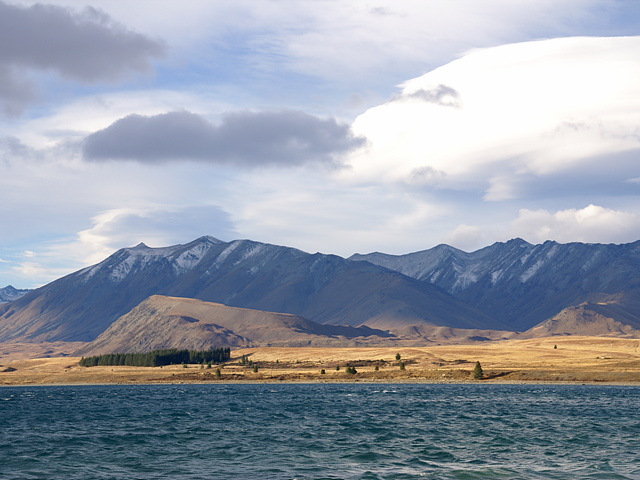
#> input picture 7.21/res/tekapo.bmp, 640 x 480 px, found by its file name
$ python Affine_scale.py
#> lines starting #> are read from the running program, lines starting #| are printed output that depends on the picture
import cv2
import numpy as np

def affine_scale():
    src = cv2.imread('7.21/res/tekapo.bmp')
#> src is the input picture: shape (480, 640, 3); mean B, G, R 169.8, 157.4, 149.7
    if src is None:
        print('Image load failed')
        return

    dst1 = cv2.resize(src, (0, 0), fx = 4, fy = 4, interpolation = cv2.INTER_NEAREST)
    dst2 = cv2.resize(src, (1920, 1280))
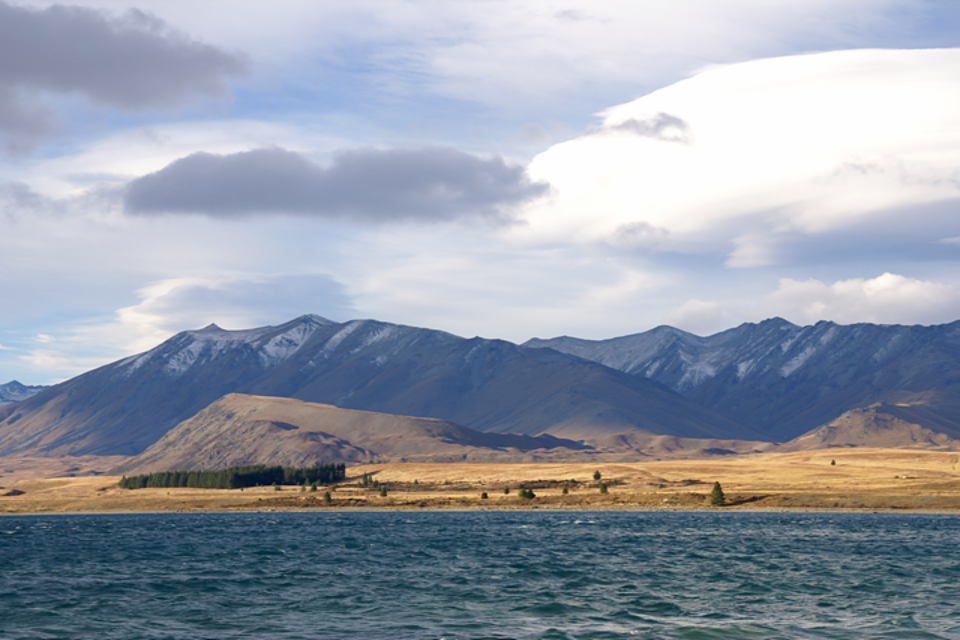
#> dst2: shape (1280, 1920, 3) (shown at 1/2 size); mean B, G, R 169.8, 157.3, 149.6
    dst3 = cv2.resize(src, (1920, 1280,), interpolation = cv2.INTER_CUBIC)
    dst4 = cv2.resize(src, (1920, 1280), interpolation = cv2.INTER_LANCZOS4)

    cv2.imshow('src', src)
    cv2.imshow('dst1', dst1[400:800, 500:900])
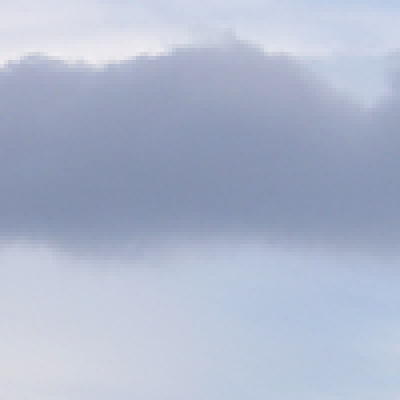
#> window 'dst1': shape (400, 400, 3); mean B, G, R 205.6, 184.3, 175
    cv2.imshow('dst2', dst2[400:800, 500:900])
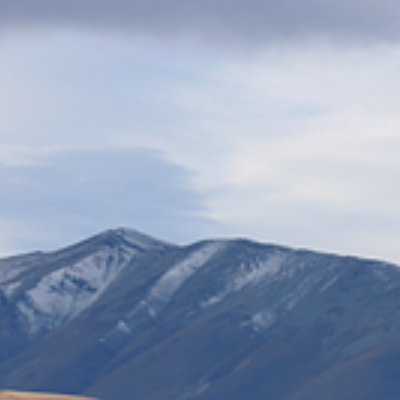
#> window 'dst2': shape (400, 400, 3); mean B, G, R 184.6, 159.7, 145
    cv2.imshow('dst3', dst3[400:800, 500:900])
    cv2.imshow('dst4', dst4[400:800, 500:900])
    cv2.waitKey()
    cv2.destroyAllWindows()

if __name__ == "__main__":
    affine_scale()

$ run again, with 7.21/res/card.bmp copied over 7.21/res/tekapo.bmp
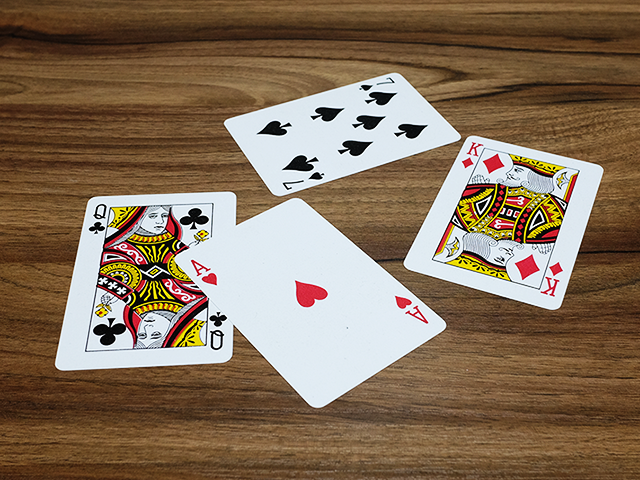
#> input picture 7.21/res/card.bmp, 640 x 480 px, found by its file name
#> in affine_scale, src is the input picture: shape (480, 640, 3); mean B, G, R 90.2, 112.3, 133.7
#> in affine_scale, `cv2.imshow('dst1', dst1[400:800, 500:900])`:
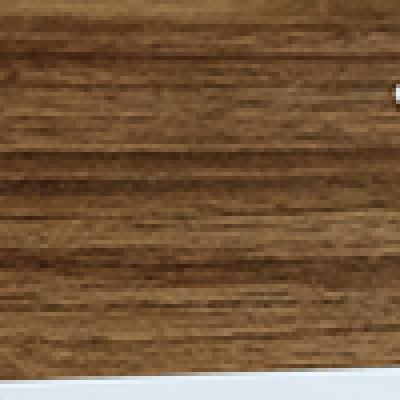
#> window 'dst1': shape (400, 400, 3); mean B, G, R 59.5, 88.4, 117.4
#> in affine_scale, `cv2.imshow('dst4', dst4[400:800, 500:900])`:
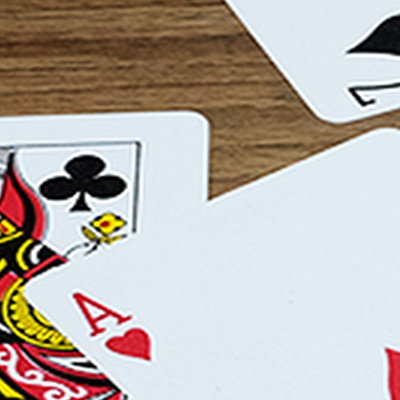
#> window 'dst4': shape (400, 400, 3); mean B, G, R 171, 177.3, 185.3

$ run again, with 7.21/res/circuit.bmp copied over 7.21/res/tekapo.bmp
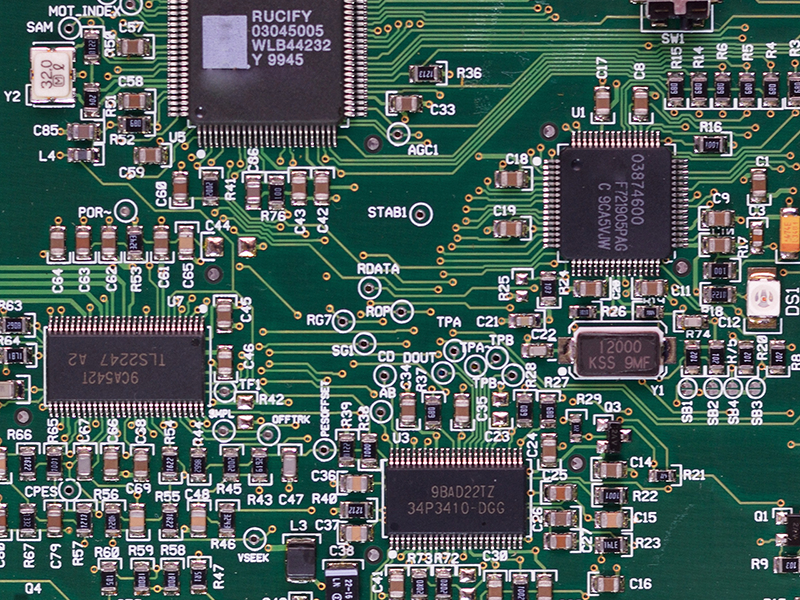
#> input picture 7.21/res/circuit.bmp, 800 x 600 px, found by its file name
#> in affine_scale, src is the input picture: shape (600, 800, 3); mean B, G, R 91.3, 95.7, 76.3
#> in affine_scale, `cv2.imshow('dst1', dst1[400:800, 500:900])`:
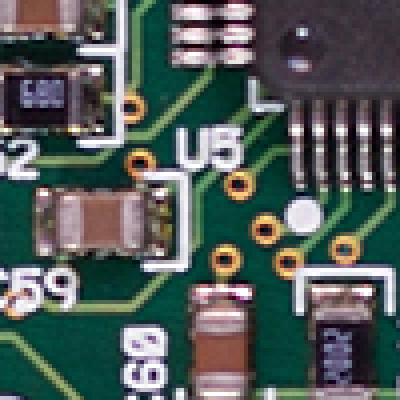
#> window 'dst1': shape (400, 400, 3); mean B, G, R 90.3, 93.3, 82.7
#> in affine_scale, `cv2.imshow('dst2', dst2[400:800, 500:900])`:
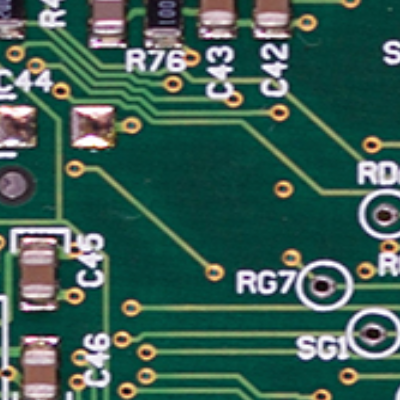
#> window 'dst2': shape (400, 400, 3); mean B, G, R 85.1, 96, 60.9
